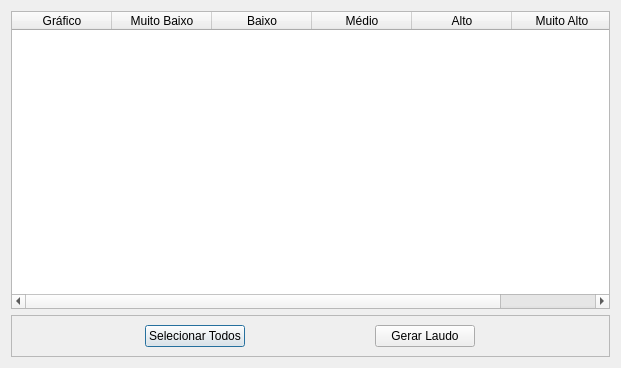
<?xml version="1.0" encoding="UTF-8"?>
<ui version="4.0">
 <class>Dialog</class>
 <widget class="QDialog" name="Dialog">
  <property name="geometry">
   <rect>
    <x>0</x>
    <y>0</y>
    <width>621</width>
    <height>368</height>
   </rect>
  </property>
  <property name="windowTitle">
   <string>Dialog</string>
  </property>
  <layout class="QVBoxLayout" name="verticalLayout">
   <item>
    <widget class="QTableWidget" name="tableWidget">
     <column>
      <property name="text">
       <string>Gráfico</string>
      </property>
     </column>
     <column>
      <property name="text">
       <string>Muito Baixo</string>
      </property>
     </column>
     <column>
      <property name="text">
       <string>Baixo</string>
      </property>
     </column>
     <column>
      <property name="text">
       <string>Médio</string>
      </property>
     </column>
     <column>
      <property name="text">
       <string>Alto</string>
      </property>
     </column>
     <column>
      <property name="text">
       <string>Muito Alto</string>
      </property>
     </column>
    </widget>
   </item>
   <item>
    <widget class="QFrame" name="frame">
     <property name="frameShape">
      <enum>QFrame::StyledPanel</enum>
     </property>
     <property name="frameShadow">
      <enum>QFrame::Raised</enum>
     </property>
     <layout class="QHBoxLayout" name="horizontalLayout">
      <item>
       <widget class="QPushButton" name="select_all">
        <property name="maximumSize">
         <size>
          <width>100</width>
          <height>300</height>
         </size>
        </property>
        <property name="text">
         <string>Selecionar Todos</string>
        </property>
       </widget>
      </item>
      <item>
       <widget class="QPushButton" name="generate_report">
        <property name="maximumSize">
         <size>
          <width>100</width>
          <height>300</height>
         </size>
        </property>
        <property name="text">
         <string>Gerar Laudo</string>
        </property>
       </widget>
      </item>
     </layout>
    </widget>
   </item>
  </layout>
 </widget>
 <resources/>
 <connections/>
</ui>
